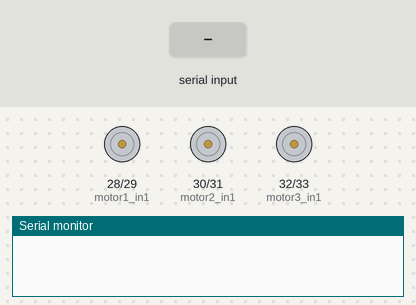
Bench run of a program on a simulated Arduino Mega 2560, built with avr-gcc and run on an emulated ATmega2560. Parts: motor-driver pin pairs drawn as motors (green arrow = first pin HIGH = forward, orange = second pin HIGH = backward, longer = more drive), the last lines printed to the serial monitor. The test bench sets the inputs (shaded band).

Above: at 1.2 s.
1.3 s: "w" received over Serial
At 1.7 s:
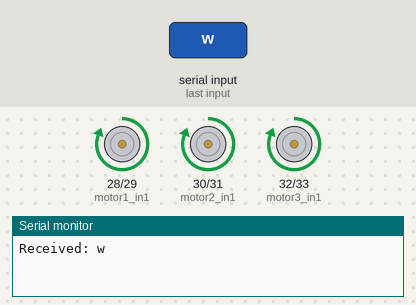
2.8 s: "s" received over Serial
At 4.0 s:
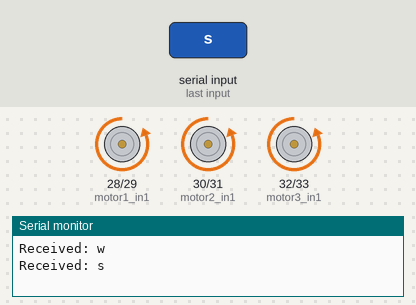
4.3 s: "a" received over Serial
At 5.2 s:
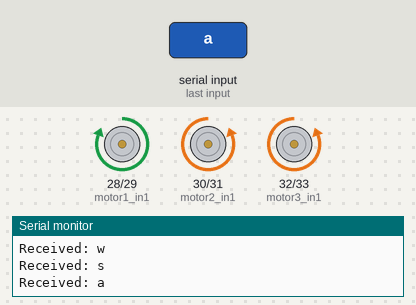
5.8 s: "d" received over Serial
At 6.3 s:
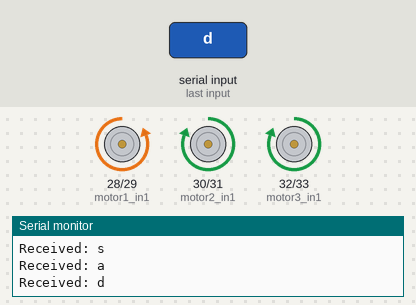
Timing chart, 0 to 8.3 s (numbered marks = the images above; inputs shaded):
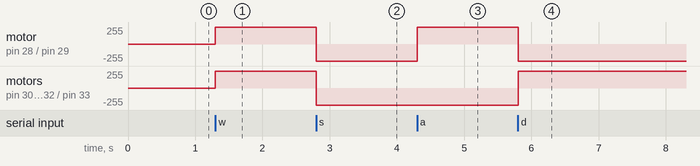

The program:

main.cpp
```cpp
#include <Arduino.h>

const int motor1_in1 = 28;
const int motor1_in2 = 29;
const int motor2_in1 = 30;
const int motor2_in2 = 31;
const int motor3_in1 = 32;
const int motor3_in2 = 33;

// Function declarations
void motorControl(bool motor1_dir, bool motor2_dir, bool motor3_dir);
void motorControlStop();

void setup() {
  // Set all motor pins as outputs
  pinMode(motor1_in1, OUTPUT);
  pinMode(motor1_in2, OUTPUT);
  pinMode(motor2_in1, OUTPUT);
  pinMode(motor2_in2, OUTPUT);
  pinMode(motor3_in1, OUTPUT);
  pinMode(motor3_in2, OUTPUT);

  // Start serial communication
  Serial.begin(9600);
}

void loop() {
  if (Serial.available() > 0) {
    char command = Serial.read();

     Serial.print("Received: ");    // Print to Serial Monitor for debugging
     Serial.println(command);       // Print the received character

    switch (command) {
      case 'w': // Up arrow key: All motors in one direction
        motorControl(true, true, true);
        break;
      case 's': // Down arrow key: All motors in opposite direction
        motorControl(false, false, false);
        break;
      case 'a': // Left arrow key: Motor 1 CW, Motor 2 & 3 CCW
        motorControl(true, false, false);
        break;
      case 'd': // Right arrow key: Motor 1 CCW, Motor 2 & 3 CW
        motorControl(false, true, true);
        break;
      case 'x': // Stop all motors
        motorControlStop();
        break;
    }
  }
}

// Function definitions
void motorControl(bool motor1_dir, bool motor2_dir, bool motor3_dir) {
  digitalWrite(motor1_in1, motor1_dir ? HIGH : LOW);
  digitalWrite(motor1_in2, motor1_dir ? LOW : HIGH);
  digitalWrite(motor2_in1, motor2_dir ? HIGH : LOW);
  digitalWrite(motor2_in2, motor2_dir ? LOW : HIGH);
  digitalWrite(motor3_in1, motor3_dir ? HIGH : LOW);
  digitalWrite(motor3_in2, motor3_dir ? LOW : HIGH);
}

void motorControlStop() {
  digitalWrite(motor1_in1, LOW);
  digitalWrite(motor1_in2, LOW);
  digitalWrite(motor2_in1, LOW);
  digitalWrite(motor2_in2, LOW);
  digitalWrite(motor3_in1, LOW);
  digitalWrite(motor3_in2, LOW);
}
```

Measured:
- after the input at 1.3 s, motor on pin 28 (motor1_in1) / pin 29 (motor1_in2), motor on pin 30 (motor2_in1) / pin 31 (motor2_in2), motor on pin 32 (motor3_in1) / pin 33 (motor3_in2): stopped → forward 255/255 at once
- after the input at 2.8 s, motor on pin 28 (motor1_in1) / pin 29 (motor1_in2), motor on pin 30 (motor2_in1) / pin 31 (motor2_in2), motor on pin 32 (motor3_in1) / pin 33 (motor3_in2): forward 255/255 → backward 255/255 at once
- after the input at 4.3 s, motor on pin 28 (motor1_in1) / pin 29 (motor1_in2): backward 255/255 → forward 255/255 at once
- after the input at 5.8 s, motor on pin 28 (motor1_in1) / pin 29 (motor1_in2): forward 255/255 → backward 255/255 at once; motor on pin 30 (motor2_in1) / pin 31 (motor2_in2), motor on pin 32 (motor3_in1) / pin 33 (motor3_in2): backward 255/255 → forward 255/255 at once
